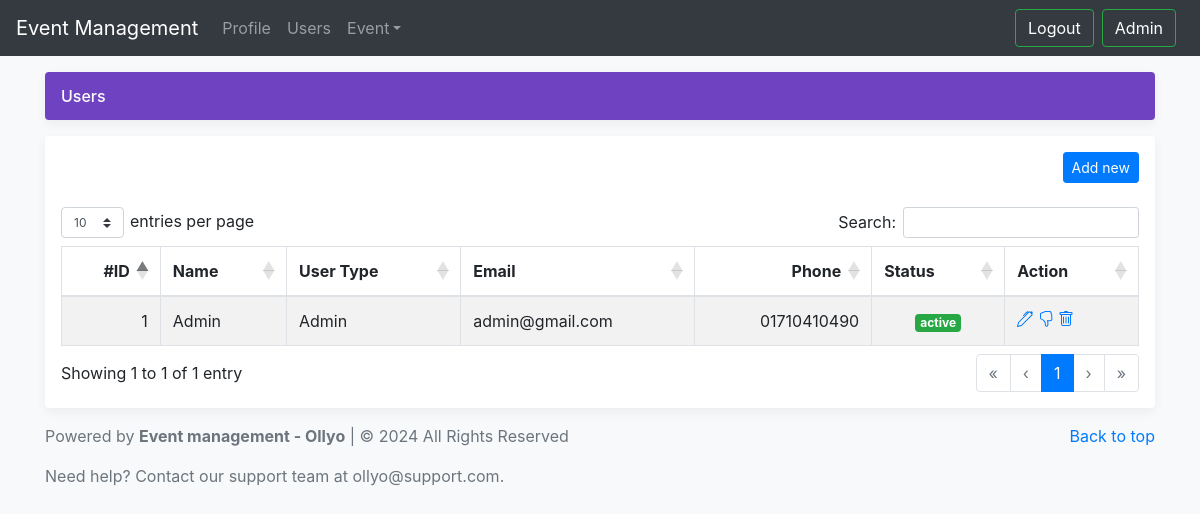
Page /users.php (signed in) on the committed database.
### tables this page shows
CREATE TABLE `users` (
  `id` int NOT NULL,
  `user_type` int NOT NULL COMMENT 'admin= 1;customer=2',
  `name` varchar(50) NOT NULL,
  `email` varchar(80) NOT NULL,
  `phone` varchar(20) NOT NULL,
  `password` varchar(100) NOT NULL,
  `status` tinyint(1) NOT NULL DEFAULT '0',
  `verify_code` varchar(10) DEFAULT NULL
);

CREATE TABLE `settings` (
  `id` int NOT NULL,
  `app_url` varchar(50) DEFAULT NULL,
  `app_name` varchar(100) DEFAULT NULL,
  `email` varchar(80) DEFAULT NULL,
  `phone` varchar(30) DEFAULT NULL,
  `host` varchar(50) DEFAULT NULL,
  `username` varchar(100) DEFAULT NULL,
  `password` varchar(100) DEFAULT NULL,
  `smtp_secure` varchar(30) DEFAULT NULL,
  `port` varchar(20) DEFAULT NULL
);

### users.php (called while the page is built)
<?php
$page = "users";
include 'index.php';
?>

### connect/Connect.php (called while the page is built, shortened)
<?php
class Connect {
    private $host = "localhost";
    private $dbname = "event_management_db";
    private $username = "root";
    private $password = "";
    public function __construct() {
        try {
            $dsn = "mysql:host={$this->host};dbname={$this->dbname};charset=utf8mb4";
            $options = [
                PDO::ATTR_ERRMODE => PDO::ERRMODE_EXCEPTION,
                PDO::ATTR_DEFAULT_FETCH_MODE => PDO::FETCH_ASSOC,
                PDO::ATTR_EMULATE_PREPARES => false,
            ];
            $this->pdo = new PDO($dsn, $this->username, $this->password, $options);
        } catch (PDOException $e) {
            die("Database connection failed: " . $e->getMessage());
        }
    }
}
?>

### app/HomeController.php (called while the page is built, shortened)
<?php
class HomeController extends Connect{
    public function multipuleDisplay($sql)
    {
        $stmt = $this->pdo->query($sql);
        return $result = $stmt->fetchAll();
    }
}
?>

### app/SettingController.php (called while the page is built, shortened)
<?php
class SettingController extends Connect
{
    public function settingDisplay($sql)
    {
        $stmt = $this->pdo->query($sql);
        return $result = $stmt->fetchAll();
    }
}

### users/index.php (the view, shortened to what this page needs)
<?php
$statusArr = ['1'=>'active', '0'=>'inactive'];
$classArr = ['1'=>'success', '0'=>'danger'];
$userTypeArr = [1=>'Admin', 2=>'Customer'];
$sql = "SELECT * FROM users ORDER BY `id` DESC";
$users = $apps->multipuleDisplay($sql);
if(isset($_SESSION['user_type']) && $_SESSION['user_type']==1){
    ?>
    <div class="d-flex align-items-center p-3 my-3 text-white-50 bg-purple rounded box-shadow">
        <div class="lh-100">
            <h6 class="mb-0 text-white lh-100">Users</h6>
        </div>
    </div>
    <div class="my-3 p-3 bg-white rounded box-shadow">
        <div class="d-flex flex-row-reverse bd-highlight mb-4">
            <div class="btn-group">
                <a href="create_user.php" class="btn btn-primary btn-sm">Add new</a>
            </div>
        </div>
        <table id="example" class="table table-striped table-bordered nowrap data-table" style="width:100%">
            <thead>
                <tr>
                    <th>#ID</th>
                    <th>Name</th>
                    <th>User Type</th>
                    <th>Email</th>
                    <th>Phone</th>
                    <th>Status</th>
                    <th>Action</th>
                </tr>
            </thead>
            <tbody>
                <?php
                foreach($users as $key=>$row){
                ?>
                <tr id="user_id_<?php echo $key++;?>">
                    <td><?php echo $key++;?></td>
                    <td><?php echo mb_strimwidth($row['name'], 0, 20, "...");?></td>
                    <td><?php echo $userTypeArr[$row['user_type']];?></td>
                    <td><?php echo $row['email'];?></td>
                    <td><?php echo $row['phone'];?></td>
                    <td class="text-center"><span class="badge badge-<?php echo $classArr[$row['status']];?>"><?php echo $statusArr[$row['status']];?></span></td>
                    <td>
                        <a href="edit_user.php?id=<?php echo $row['id']?>">
                        </a>
                        <?php
                        if($row['status'] ==1){
                            ?>
                            <a href="javascript:void(0)" data-url="user_status.php?id=<?php echo $row['id']?>&status=0" class="url_action_click">
                            </a>
                            <?php
                        }
                        ?>
                        <a href="javascript:void(0)" data-url="user_remove.php?id=<?php echo $row['id']?>" class="url_action_click">
                        </a>
                    </td>
                </tr>
                <?php
                }
                ?>
            </tbody>
        </table>
    </div>
    <?php
}
?>

### index.php (shortened to what this page needs)
<?php
include('connect/Connect.php');
include('app/HomeController.php');
include('app/Authentication.php');
include('app/SettingController.php');
$apps = new HomeController;
$setting = new SettingController;
$sql = "SELECT * FROM settings";
$settingResult = $setting->settingDisplay($sql);
?>
<!doctype html>
<html lang="en">
    <head>
        <link href="assets/css/bootstrap.min.css" rel="stylesheet">
        <link href="assets/css/offcanvas.css" rel="stylesheet">
        <link href="assets/css/custom.css" rel="stylesheet">
        <link href="assets/css/dataTables.bootstrap4.css" rel="stylesheet">
        <link href="assets/css/responsive.bootstrap4.css" rel="stylesheet">
    </head>
    <body class="bg-light">
        <nav class="navbar navbar-expand-md fixed-top navbar-dark bg-dark">
            <a class="navbar-brand" href="index.php">Event Management</a>
            <div class="navbar-collapse offcanvas-collapse" id="navbarsExampleDefault">
                <ul class="navbar-nav mr-auto">
                    <?php
                    if(isset($_SESSION['id'])) { ?>
                    <li class="nav-item">
                        <a class="nav-link" href="profile.php?id=<?php echo $_SESSION['id'];?>">Profile</a>
                    </li>
                    <?php } ?>
                    <?php
                    if(isset($_SESSION['user_type'])) {
                        if($_SESSION['user_type']==1){
                        ?>
                        <li class="nav-item">
                            <a class="nav-link" href="users.php">Users</a>
                        </li>
                        <li class="nav-item dropdown">
                            <a class="nav-link dropdown-toggle" href="javascript:void(0)" id="dropdown01" data-toggle="dropdown" aria-haspopup="true" aria-expanded="false">Event</a>
                        </li>
                    <?php } } ?>
                </ul>
                <div class="d-flex flex-row-reverse">
                    <?php
                    if(isset($_SESSION['id'])){
                        ?>
                        <a class="btn btn-outline-success my-2 my-sm-0 m-2 text-white" href="javascript:void(0)"><?php echo $_SESSION['name'];?></a>
                        <a class="btn btn-outline-success my-2 my-sm-0 text-white" href="?status=logout&logout=true">Logout</a>
                        <?php
                    }
                    else{
                        ?>
                        <a class="btn btn-success my-2 my-sm-0 m-2 text-white" href="singup.php">Sign up</a>
                        <a class="btn btn-success my-2 my-sm-0 text-white" href="singin.php">Sign in</a>
                        <?php
                    }
                    ?>
                </div>
            </div>
        </nav>
        <main role="main" class="container">
            <?php
            if(isset($page)){
                if($page == 'singin'){
                    include('partials/singin.php');
                }
                elseif($page == 'singup'){
                    include('partials/singup.php');
                }
                elseif($page == 'forgot_password'){
                    include('partials/forgot_password.php');
                }
                elseif($page == 'new_password'){
                    include('partials/new_password.php');
                }
                elseif($page == 'create_event'){
                    include('events/create.php');
                }
                elseif($page == 'events'){
                    include('events/index.php');
                }
                elseif($page == 'edit'){
                    include('events/edit.php');
                }
                elseif($page == 'show'){
                    include('events/show.php');
                }
                elseif($page == 'users'){
                    include('users/index.php');
                }
                elseif($page == 'create_user'){
                    include('users/create.php');
                }
                elseif($page == 'edit_user'){
                    include('users/edit.php');
                }
                elseif($page == 'trash'){
                    include('events/trash.php');
                }
                elseif($page == 'registration'){
                    include('partials/registration.php');
                }
                elseif($page == 'profile'){
                    include('users/profile.php');
                }
                elseif($page == 'setting'){
                    include('partials/setting.php');
                }
                elseif($page == 'success'){
                    include('partials/success.php');
                }
            }
            else{
                include('content.php');
            }
            ?>
        </main>
        <footer class="text-muted">
            <div class="container">
                <p class="float-right">
                    <a href="#">Back to top</a>
                </p>
                <p> Powered by <strong><?php echo ($settingResult[0]['app_name']) ? $settingResult[0]['app_name'] : ''?></strong> | © 2024 All Rights Reserved</p>
                <p>Need help? Contact our support team at <?php echo ($settingResult[0]['email']) ? $settingResult[0]['email'] : ''?>.</p>
            </div>
        </footer>
    </body>
</html>

### assets/css/offcanvas.css (style rules this page uses)
html, body { overflow-x: hidden; }
body { padding-top: 56px; }
.text-white-50 { color: rgba(255, 255, 255, .5); }
.bg-purple { background-color: var(--purple); }
.box-shadow { box-shadow: 0 .25rem .75rem rgba(0, 0, 0, .05); }
.lh-100 { line-height: 1; }

### rows in the picture
users: name "Admin", user_type "Admin", email "admin@gmail.com", phone "01710410490", status "active"
settings: app_name "Event management - Ollyo", email "ollyo@support.com"

### other values in the picture
$_SESSION['name'] "Admin"
